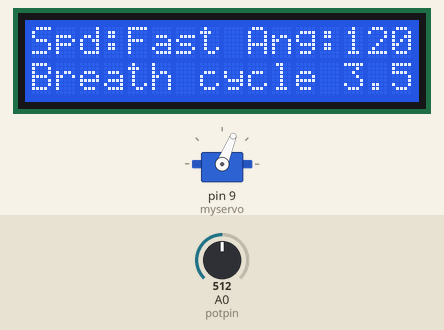
Bench run of a sketch on a simulated Arduino Uno, built with avr-gcc and run on an emulated ATmega328P. Shown: 16×2 character LCD, servo. The inputs (shaded band) are chosen by the test bench; at power-on: A0 (potpin) = 512. What the sketch prints to the serial monitor is not drawn.

Above: at 5.2 s.
5.3 s: A0 (potpin) set to 526
At 5.5 s:
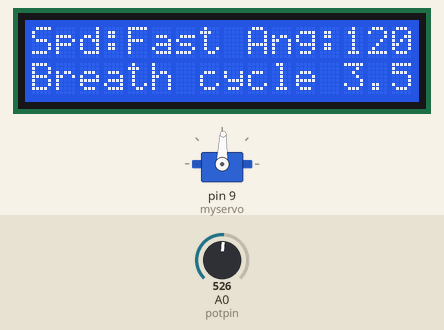
At 8.22 s:
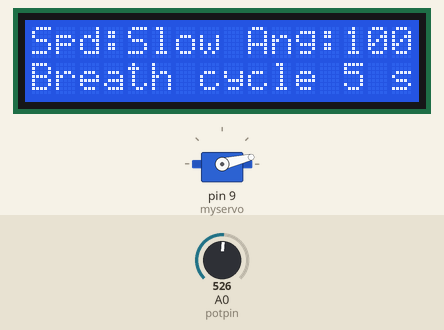
9.7 s: A0 (potpin) set to 716
At 13.08 s:
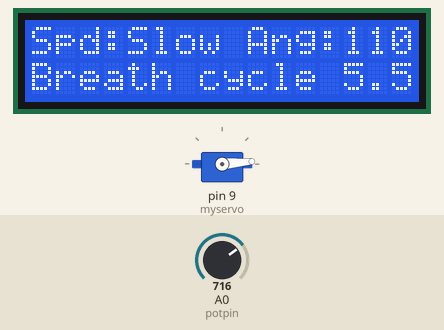
14.1 s: A0 (potpin) set to 900
18.5 s: A0 (potpin) set to 870
25.9 s: A0 (potpin) set to 842
30.3 s: A0 (potpin) set to 695
37.8 s: A0 (potpin) set to 680
At 42.85 s:
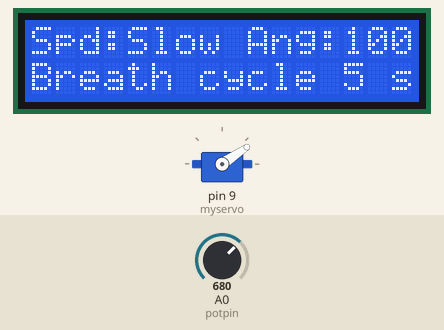
Timing chart, 0 to 43.2 s (numbered marks = the images above; inputs shaded):
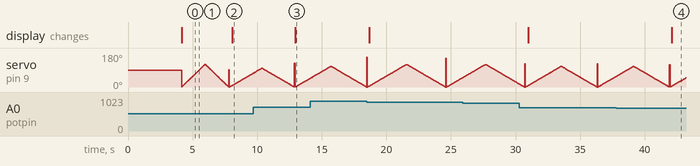

The sketch:

main.ino
```cpp
/*
 * Project: Portable Ventilator Using Arduino
 * Author: Khatija Mahveen
 * Description: Automates a BVM/Ambu bag using a servo motor controlled by a potentiometer.
 *              Displays breathing cycle and speed on a 16x2 LCD using I2C.
 */

#include <Servo.h>
#include <Wire.h>
#include <LiquidCrystal_I2C.h>

// LCD Address for 16 chars and 2 line display
LiquidCrystal_I2C lcd(0x27, 16, 2);

Servo myservo;  // Create servo object to control the motor

int potpin = 0; // Analog pin for potentiometer (User Input)
int val;        // Variable to store the analog value
float pos = 0;  // Variable to store servo position

void setup()
{
  lcd.begin();          // Initialize the LCD
  lcd.backlight();      // Turn on the backlight

  myservo.attach(9);    // Attach servo to pin 9
  Serial.begin(9600);   // Initialize Serial Monitor

  // Display Startup Message
  lcd.setCursor(0, 0);
  lcd.print("Emergency Vent");
  lcd.setCursor(2, 1);
  lcd.print("B8 MINIPROJECT");
  delay(4000);
}

void loop()
{
  // Read potentiometer value (0-1023) and scale it to servo angle (0-180)
  val = analogRead(potpin);
  val = map(val, 0, 1023, 0, 180);

  myservo.write(val);   // Set servo position based on scaled value
  Serial.println(val);  // Print value to Serial Monitor for debugging
  delay(15);            // Short delay for servo stabilization

  // Control Modes based on User Input (Potentiometer Value)
  if (val <= 30)
  {
    // FAST SPEED - 100 degrees
    lcd.setCursor(0, 0);
    lcd.print("Spd:Fast Ang:100 ");
    lcd.setCursor(0, 1);
    lcd.print("Breath cycle 4 sec ");

    for (pos = 0; pos <= 100; pos += 1)
    {
      myservo.write(pos);
      delay(15);
    }
    for (pos = 100; pos >= 0; pos -= 1)
    {
      myservo.write(pos);
      delay(15);
    }
  }
  else if (val >= 31 && val <= 60)
  {
    // FAST SPEED - 110 degrees
    lcd.setCursor(0, 0);
    lcd.print("Spd:Fast Ang:110 ");
    lcd.setCursor(0, 1);
    lcd.print("Breath cycle 4.43 sec ");

    for (pos = 0; pos <= 110; pos += 1)
    {
      myservo.write(pos);
      delay(15);
    }
    for (pos = 110; pos >= 0; pos -= 1)
    {
      myservo.write(pos);
      delay(15);
    }
  }
  else if (val >= 61 && val <= 90)
  {
    // FAST SPEED - 120 degrees
    lcd.setCursor(0, 0);
    lcd.print("Spd:Fast Ang:120 ");
    lcd.setCursor(0, 1);
    lcd.print("Breath cycle 3.53 sec ");

    for (pos = 0; pos <= 120; pos += 1)
    {
      myservo.write(pos);
      delay(15);
    }
    for (pos = 120; pos >= 0; pos -= 1)
    {
      myservo.write(pos);
      delay(15);
    }
  }
  else if (val >= 91 && val <= 120)
  {
    // SLOW SPEED - 100 degrees
    lcd.setCursor(0, 0);
    lcd.print("Spd:Slow Ang:100 ");
    lcd.setCursor(0, 1);
    lcd.print("Breath cycle 5 sec ");

    for (pos = 0; pos <= 100; pos += 0.6)
    {
      myservo.write(pos);
      delay(15);
    }
    for (pos = 100; pos >= 0; pos -= 0.6)
    {
      myservo.write(pos);
      delay(15);
    }
  }
  else if (val >= 121 && val <= 150)
  {
    // SLOW SPEED - 110 degrees
    lcd.setCursor(0, 0);
    lcd.print("Spd:Slow Ang:110 ");
    lcd.setCursor(0, 1);
    lcd.print("Breath cycle 5.5 sec ");

    for (pos = 0; pos <= 110; pos += 0.6)
    {
      myservo.write(pos);
      delay(15);
    }
    for (pos = 110; pos >= 0; pos -= 0.6)
    {
      myservo.write(pos);
      delay(15);
    }
  }
  else if (val >= 151 && val <= 180)
  {
    // SLOW SPEED - 120 degrees
    lcd.setCursor(0, 0);
    lcd.print("Spd:Slow Ang:120 ");
    lcd.setCursor(0, 1);
    lcd.print("Breath cycle 6 sec ");

    for (pos = 0; pos <= 120; pos += 0.6)
    {
      myservo.write(pos);
      delay(15);
    }
    for (pos = 120; pos >= 0; pos -= 0.6)
    {
      myservo.write(pos);
      delay(15);
    }
  }
}
```

Measured:
- the behaviour switches between 517 and 518 on A0 (potpin) (found by bisection; images 0 and 1)
- the behaviour switches between 688 and 687 on A0 (potpin) (found by bisection; images 3 and 4)
- after the input at 5.3 s, the display: changes after 2.8 s (image 2)
- after the input at 9.7 s, the display: changes after 3.2 s (image 3)
- after the input at 37.8 s, the display: changes after 4.3 s (image 4)
